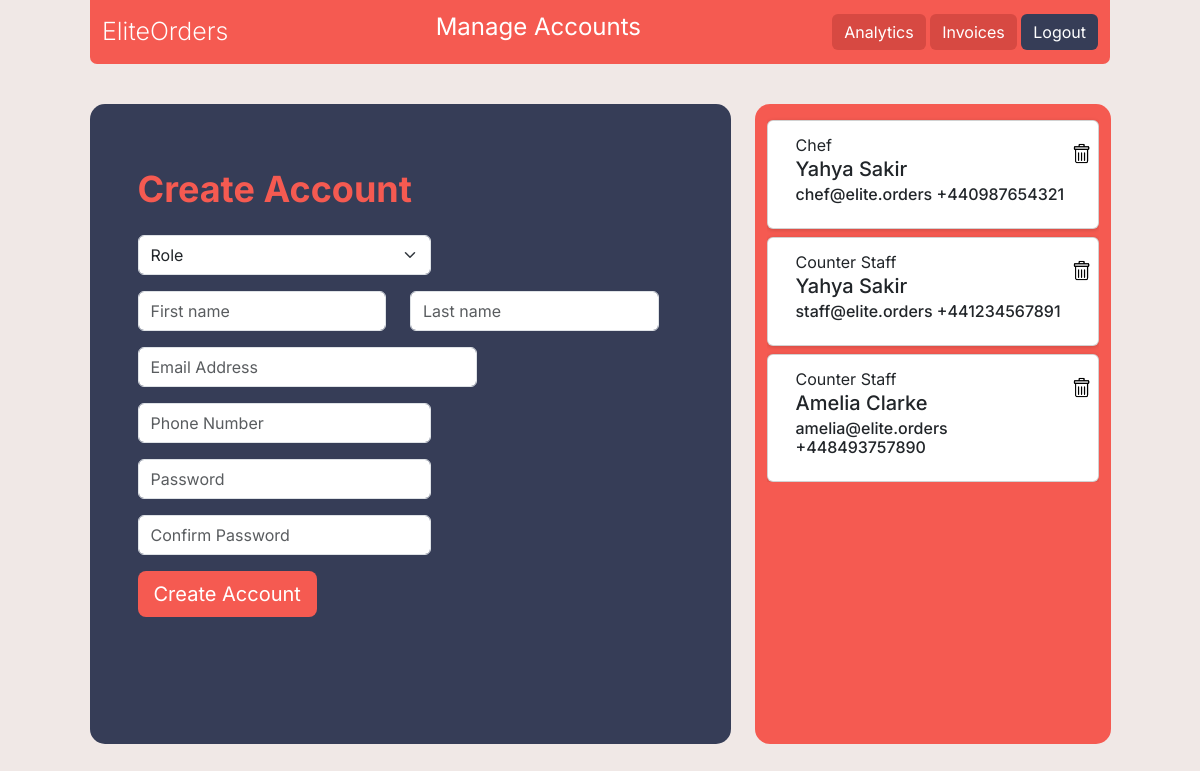
The app's page /Accounts (signed in) with its own data.
### EliteOrders/models.py (models this page shows)
class User(db.Model,UserMixin):
    id=db.Column("id",db.Integer,primary_key=True)
    email = db.Column("email",db.String(150),unique=True)
    password = db.Column("password",db.String(150))
    firstName = db.Column("firstname",db.String(30))
    lastName=db.Column("lastname",db.String(30))
    phonenumber=db.Column("phonenumber",db.String(15),unique=False)
    role=db.Column("role",db.String(10))

### EliteOrders/auth.py (the view, shortened to what this page needs)
@auth.route("/Accounts",methods=["GET","POST"])
@login_required
def accounts():
    if current_user.role != "Owner":
        return redirect(url_for("auth.login"))
    users = User.query.filter(User.role!="Owner").all()
    return render_template("accounts.html",users=users)

### EliteOrders/__init__.py (called while the page is built)
def create_app():
    app = Flask(__name__)
    app.config["SECRET_KEY"] = "3$Yh9K|@w2Z*bN-"
    app.config["SQLALCHEMY_DATABASE_URI"]= f"sqlite:///{DB_NAME}"
    db.init_app(app)
    from .views import views
    from .auth import auth
    app.register_blueprint(auth,url_prefix="/")
    app.register_blueprint(views,url_prefix="/")
    from . import models
    with app.app_context():
        db.create_all()
    from .models import User
    login_manager = LoginManager()
    login_manager.login_view = "auth.login"
    login_manager.init_app(app)
    @login_manager.user_loader
    def load_user(id):
        return User.query.get((int(id)))
    return app

### EliteOrders/Templates/accounts.html (shortened to what this page needs)
{% extends "base.html" %}
{% block CSS %}
<link rel="stylesheet" type="text/css" href="{{ url_for('static', filename='accounts.css') }}">
{% endblock %}
{% block content %}
<div class="container  ">
    <div class="row d-flex justify-content-center  " style="margin-top:40px;">
        <div class="col-7 ">
            <div class="container create-account-win p-5">
                <form class="row gy-3" style="width:100%;height:auto;" method="post">
                    <div class="col-12">
                        <h1 style="color: #F55A51;font-weight:350;margin-top:2vh;font-size:3vw"><strong>Create Account</strong></h1>
                    </div>
                    <div class="col-7">
                        <select class="form-select form-control" name="role" required aria-placeholder="ww">
                            <option value="" disabled selected hidden>Role</option>
                          </select>
                    </div>
                    <div class="col-6"><input type="text" class="form-control" placeholder="First name"name="firstname" required></div>
                    <div class="col-6"><input type="text" class="form-control" placeholder="Last name" name="lastname"></div>
                    <div class="col-8"><input type="email" class="form-control" placeholder="Email Address" name="email" required></div>
                    <div class="col-7"><input type="tel" class="form-control" placeholder="Phone Number" name="phonenumber" required></div>
                    <div class="col-7"><input type="password" class="form-control" placeholder="Password" name="password" required></div>
                    <div class="col-7"><input type="password" class="form-control" placeholder="Confirm Password" name="confirmpassword" required></div>
                    <div class="col-7">
                        <button type="sumbit" class="btn btn-primary btn-lg " style="background:#F55A51;border:none;">Create Account</button>
                    </div>
                </form>
            </div>
        </div>
        <div class="col-4">
            <div class="container users-win px-4 py-3" style="overflow-y: auto;">
                <div class="row gy-2">
                    {% for user in users %}
                    <div class="card " id="{{user.id}}" style="box-shadow: rgba(0, 0, 0, 0.16) 0px 1px 4px;">
                        <div class="card-body "  >
                            <img src="{{ url_for('static', filename='delete-user-icon.png') }}" class="position-absolute d-flex align-items-center" alt="Delete"
                            style="width: 10%;right: 0;" id="delete-user">
                         <p class="card-subtitle " > {{user.role}} </p>
                          <h5 class="card-title">{{user.firstName}} {{user.lastName}} </h5>
                          <h6 class="card-subtitle mb-2 " > {{user.email}} {{user.phonenumber}}</h6>
                        </div>
                      </div>
                    {% endfor %}
                </div>
            </div>
        </div>
    </div>
</div>
{% endblock %}

### EliteOrders/Templates/base.html (shortened to what this page needs)
<!DOCTYPE html>
<html lang="en">
<head>
    <link rel="stylesheet" href="https://cdn.jsdelivr.net/npm/bootstrap@5.3.2/dist/css/bootstrap.min.css">
    <link rel="stylesheet" type="text/css" href="{{ url_for('static', filename='master.css') }}">
    {% block CSS %}
    {% endblock %}
</head>
<body>
    <nav class="navbar ">
        <div class="container">
          <a class="navbar-brand"  >EliteOrders</a>
          {%if request.path == "/Accounts" %}
          <h4 id="nav-title">Manage Accounts</h4>
          {% endif %}
        <div>
          {%if request.path == "/Accounts" %}
          <a  class="btn btn-primary nav-btn" href="/Analytics">Analytics</a>
          <a  class="btn btn-primary nav-btn" href="/Invoice">Invoices</a>
          {% endif %}
          {%if request.path != "/login" %}
          <a  class="btn btn-primary logout-btn" href="/logout">Logout</a>
          {% endif %}
        </div>
        </div>
      </nav>
    {% block content %}
    {% endblock %}
</body>
</html>

### EliteOrders/Static/master.css (style rules this page uses)
* { margin: 0; padding: 0; box-sizing: border-box; overflow: hidden; outline: none; font-family: "Inter", sans-serif; }
body { background: #F0E8E6 !important; }
.navbar { width: 85%; background: #F55A51; margin: 0 auto; border-radius: 0 0 7px 7px; overflow: hidden; position: -webkit-sticky !important; position: sticky !important; top: 0 !important; }
.nav-btn, .nav-btn:hover { background-color: #d74942 !important; border: none !important; }
.logout-btn , .logout-btn:hover { background-color:#363D57; border: none !important; }
#nav-title { color: white !important; font-weight: 400; }
.navbar-brand,.navbar-brand:hover { color: white; font-weight: 270; font-size: 25px; }

### EliteOrders/Static/accounts.css (style rules this page uses)
.create-account-win { background: #363D57; height: 80vh; border-radius: 15px ; }
.users-win { background: #F55A51; height: 80vh; border-radius: 15px ; }
.form-control { height: 5vh !important; }

### records on screen
User: role "Chef", firstName "Yahya", lastName "Sakir", email "chef@elite.orders", phonenumber "+440987654321"
User: role "Counter Staff", firstName "Yahya", lastName "Sakir", email "staff@elite.orders", phonenumber "+441234567891"
User: role "Counter Staff", firstName "Amelia", lastName "Clarke", email "amelia@elite.orders", phonenumber "+448493757890"
